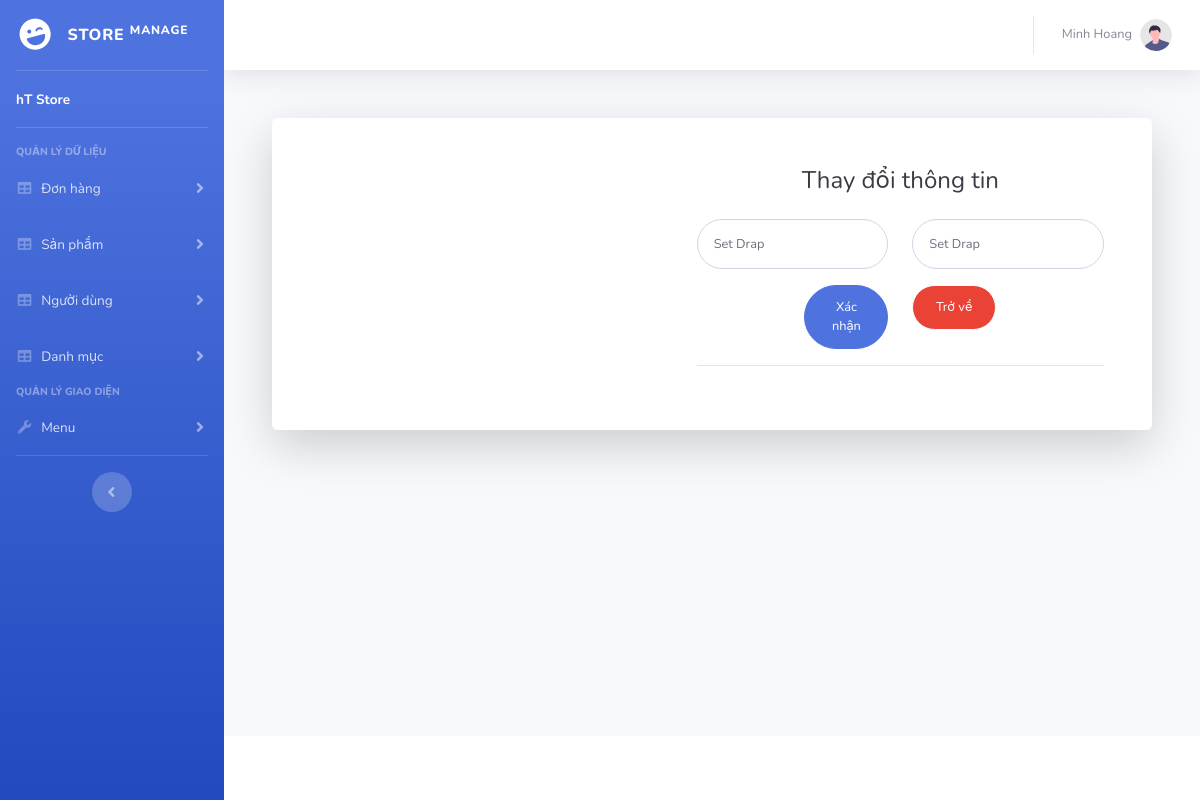
/admin/category/edit/9 (signed in), run on an earlier commit of the app's database.
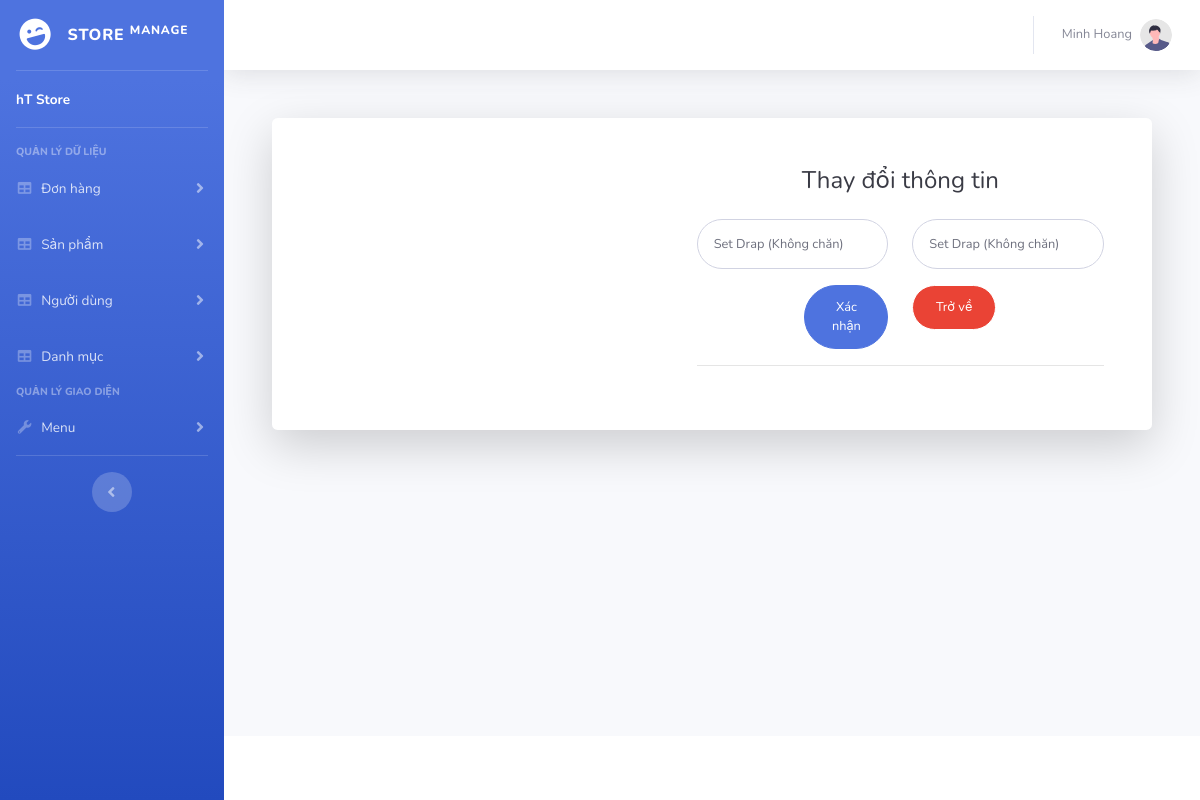
And on a later commit of the database.
### tables this page shows
CREATE TABLE `tbl_category` (
  `Id` int(11) NOT NULL,
  `CategoryName` text DEFAULT NULL,
  `Description` text DEFAULT NULL
);

### app/Controllers/admin/CategoryController.php (called while the page is built, shortened)
<?php
class CategoryController extends Controller
{
    public function edit()
    {
        $data = [];
        $this->View($data);
    }
}

### app/ViewModels/CategoryVM.php (called while the page is built, shortened)
<?php
class CategoryVM extends Model
{
    function __construct($category = null)
    {
        if (!empty($category)) {
            if (!is_array($category)) {
                $id = $category;
                $category = $this->GetProductById($id);
            }
        }
        $this->CategoryName = isset($category["CategoryName"]) ? $category["CategoryName"] : null;
        $this->Description = isset($category["Description"]) ? $category["Description"] : null;
    }
    function GetProductById($id)
    {
        return $this->SELECTROW(CategoryVM::tableName, $this->WhereEq("Id", $id));
    }
}

### core/Database.php (called while the page is built, shortened)
<?php
class Database
{
    public static $DbConnect;
    function __construct()
    {
        global $db_config;
        try {
            self::$DbConnect = new mysqli($db_config['host'], $db_config['user'], isset($db_config['pass']) ? $db_config['pass'] : '', $db_config['db']);
            mysqli_set_charset(self::$DbConnect, 'UTF8');
        } catch (Exception $exception) {
            $mess = $exception->getMessage();
            $data['mess'] = $mess;
            App::$app->loadError('database', $data);
            die();
        }
    }
    public function WhereEq($columname, $value)
    {
        return " `{$columname}` = '{$value}' ";
    }
    function SELECTROW($tableName = null, $where)
    {
        $sql = "SELECT * FROM `{$tableName}` WHERE {$where}";
        $result = self::$DbConnect->query($sql);
        if ($result->num_rows > 0) {
            return $result->fetch_assoc();
        }
        return null;
    }
}

### app/Views/admin/category/edit.php (the view, shortened to what this page needs)
<?php
$model = new CategoryVM(App::$__params[0]);
?>
<div class="container">
    <div class="card o-hidden border-0 shadow-lg my-5">
        <div class="card-body p-0">
            <div class="row">
                <div class="col-lg-5 d-none d-lg-block bg-register-image"></div>
                <div class="col-lg-7">
                    <div class="p-5">
                        <div class="text-center">
                            <h1 class="h4 text-gray-900 mb-4">Thay đổi thông tin</h1>
                        </div>
                        <form class="user" method="post" action="">
                            <div class="form-group row">
                                <div class="col-sm-6 mb-3 mb-sm-0">
                                    <input type="text" class="form-control form-control-user" id="" placeholder="Họ tên" name="category[CategoryName]" value="<?php echo $model->CategoryName; ?>" required>
                                </div>
                                <div class="col-sm-6">
                                    <input type="text" class="form-control form-control-user" id="" placeholder="Tài khoản" name="category[Description]" value="<?php echo $model->Description; ?>" required>
                                </div>
                            </div>
                            <div class="form-group row">
                                <div class="col-sm-3 mb-3 mb-sm-0">
                                </div>
                                <div class="col-sm-3 mb-3 mb-sm-0">
                                    <button name="btnEdit" type="submit" class="btn btn-primary btn-user btn-block">
                                        Xác nhận
                                    </button>
                                </div>
                                <div class="col-sm-3">
                                    <a href="/admin/category/" class="btn btn-google btn-user btn-block">
                                        Trở về
                                    </a>
                                </div>
                            </div>
                            <hr>
                        </form>
                    </div>
                </div>
            </div>
        </div>
    </div>
</div>

What changed in the data, as far as the page shows it:
changed tbl_category: CategoryName "Set Drap" → "Set Drap (Không chăn)"; Description "Set Drap" → "Set Drap (Không chăn)"
